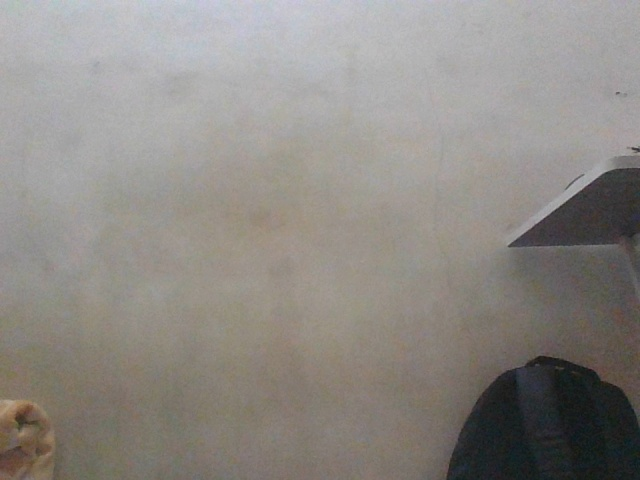
#> input picture Machine_learning/img1.jpg, 640 x 480 px, found by its file name
$ python invisibleCloak.py
#> lines starting #> are read from the running program, lines starting #| are printed output that depends on the picture; after the words box and inside, x2 and y2 are one past the last pixel; in counts of white or black regions, pixels touching at a corner belong together
import cv2
import numpy as np

cap = cv2.VideoCapture(0)

background = cv2.imread('./img1.jpg')
#> background is the input picture: shape (480, 640, 3); mean B, G, R 132.9, 137.7, 141.7

if background is None:
    print("Error: 'img1.jpg' not found or cannot be read.")
    exit()

while cap.isOpened():
    ret, current_frame = cap.read()
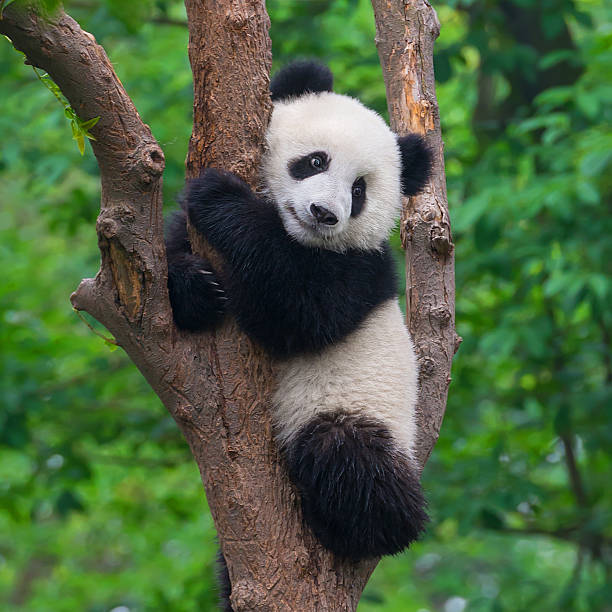
#> input picture ml_day3/panda.jpg, 612 x 612 px, given in place of the camera
#> current_frame is the input picture: shape (612, 612, 3); mean B, G, R 65.2, 100.7, 76.6

    if ret:

        hsv_frame = cv2.cvtColor(current_frame, cv2.COLOR_BGR2HSV)
#> hsv_frame: shape (612, 612, 3); mean H, S, V 55.6, 112.9, 106.9

        #range for lower red
        l_red =  np.array([0,0,0])
        u_red = np.array([179,255,50])
        mask1 = cv2.inRange(hsv_frame,l_red,u_red)
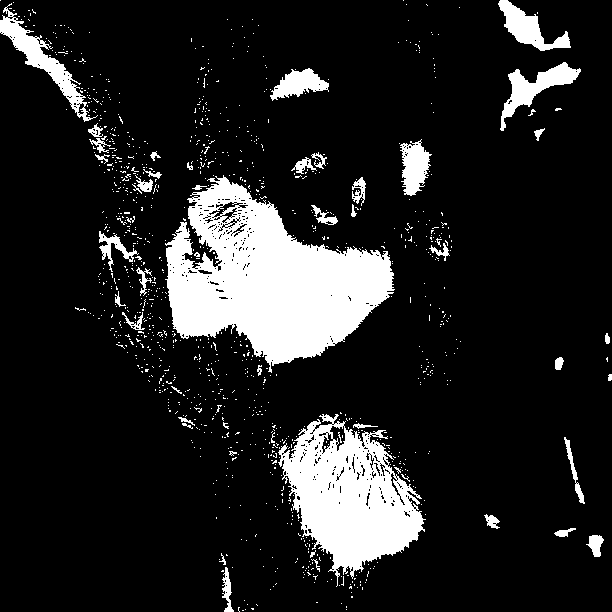
#> mask1: shape (612, 612); 13.7% white; 1090 white regions (1042 under 20 px), largest, box (x1, y1, x2, y2) and area: (165, 175, 395, 373) 24482, (278, 414, 426, 587) 13226, (0, 3, 98, 122) 2147

        # range for upper red
        # l_red =  np.array([170,120,70])
        # u_red = np.array([180,255,255])
        # mask2 = cv2.inRange(hsv_frame,l_red,u_red)

        red_mask = mask1


        red_mask = cv2.morphologyEx(red_mask,cv2.MORPH_OPEN,np.ones((3,3),np.uint8), iterations=10)
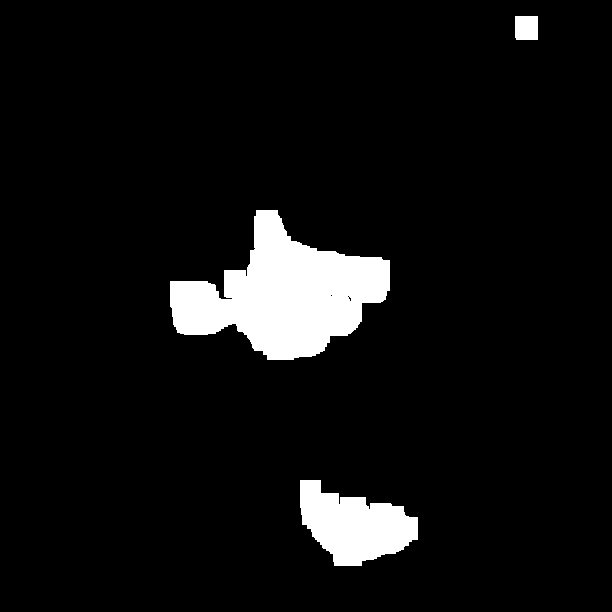
#> red_mask: shape (612, 612); 6.6% white; 3 white regions, box (x1, y1, x2, y2) and area: (170, 210, 390, 360) 17703, (300, 480, 418, 566) 6351, (515, 16, 538, 40) 550
        red_mask = cv2.morphologyEx(red_mask,cv2.MORPH_DILATE,np.ones((3,3),np.uint8), iterations=1)
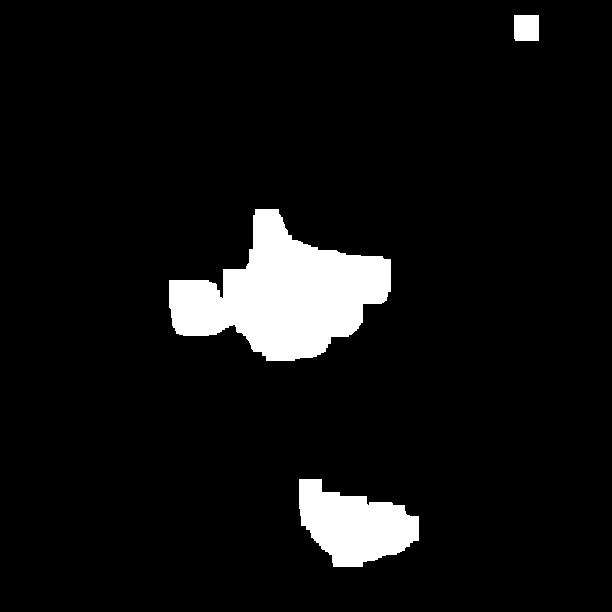
#> red_mask: shape (612, 612); 6.9% white; 3 white regions, box (x1, y1, x2, y2) and area: (169, 209, 391, 361) 18529, (299, 479, 419, 567) 6779, (514, 15, 539, 41) 648

        red_mask = cv2.resize(red_mask, (background.shape[1], background.shape[0]))
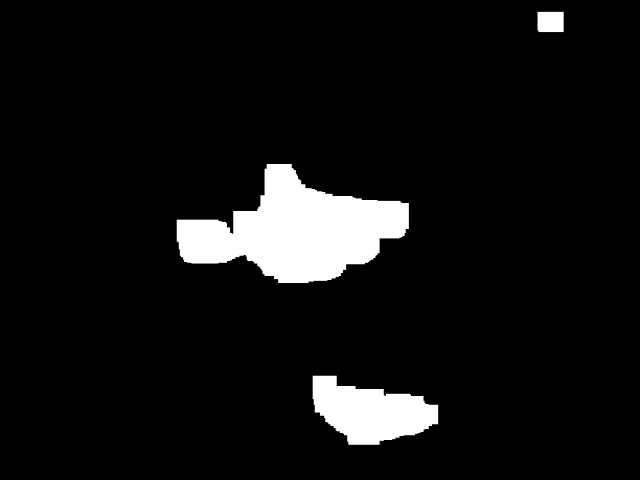
#> red_mask: shape (480, 640); min 0, max 255, mean 17.7

        # Convert background to the same data type (CV_8U) as red_mask
        background = background.astype(np.uint8)

        part1 = cv2.bitwise_and(background,background,mask = red_mask)
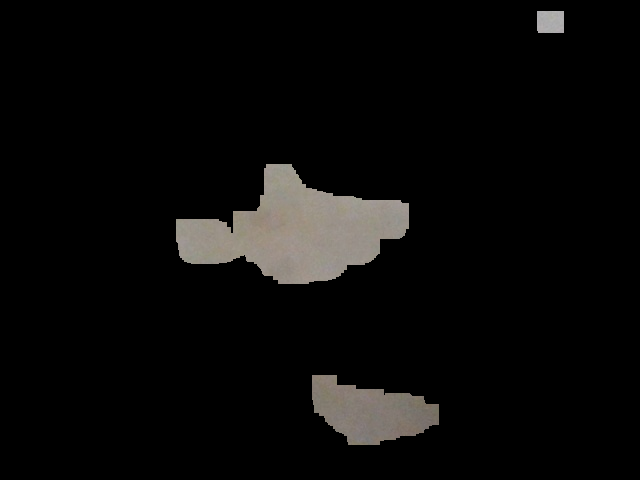
#> part1: shape (480, 640, 3); mean B, G, R 9.3, 10, 10.6

        red_free = cv2.bitwise_not(red_mask)
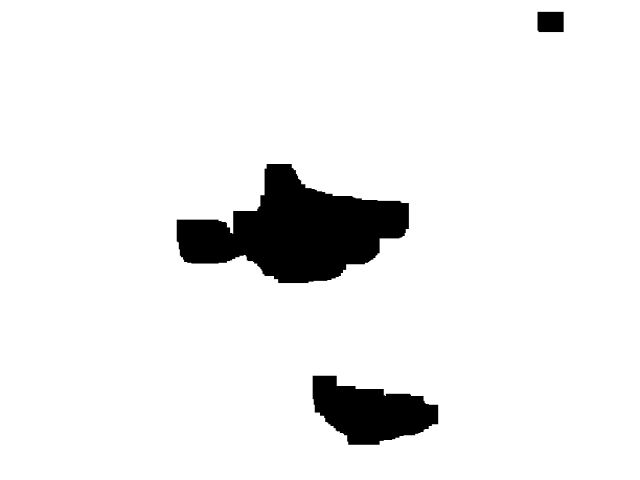
#> red_free: shape (480, 640); min 0, max 255, mean 237.3

#> (the run stopped early here; a loop or call above may not have finished)
